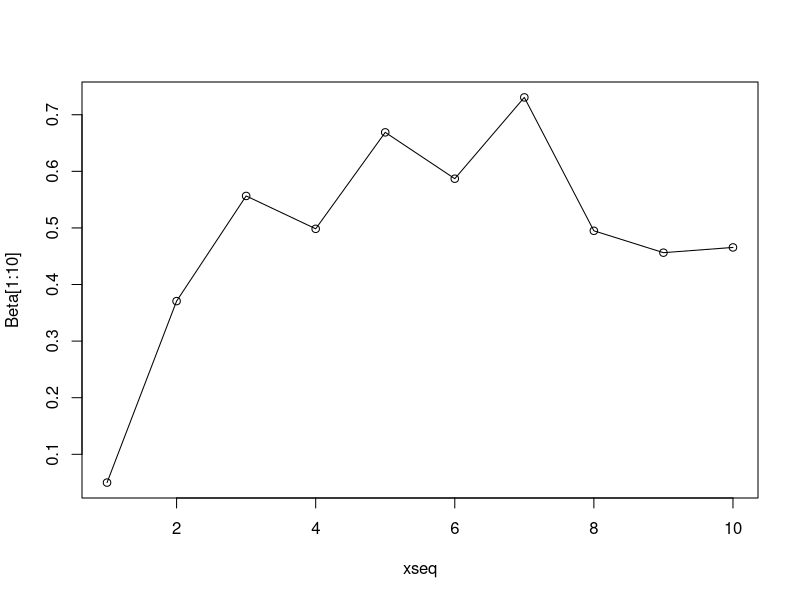
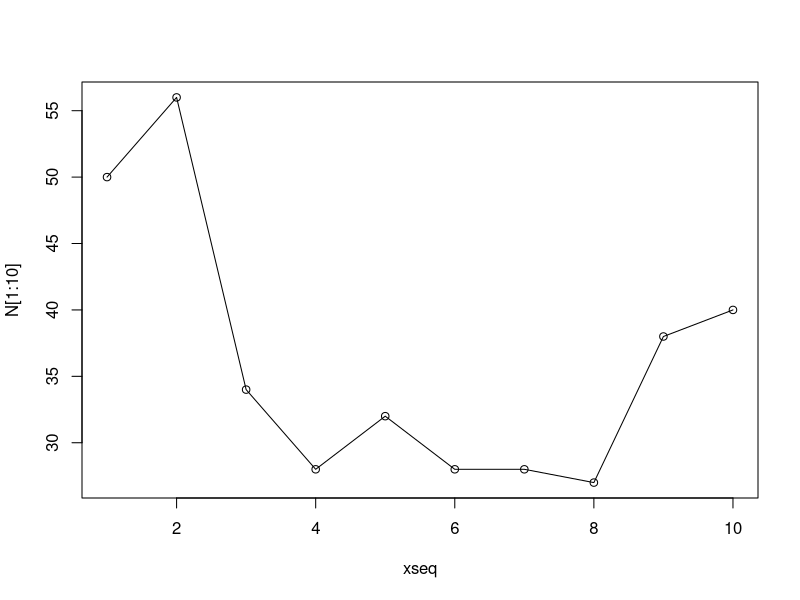

The R script that drew these images, in order:
Sample <- 10000

N<-rep(0,Sample)
Beta<-rep(0,Sample)
N[1] <- 50
Beta[1] <- 0.05

for (i in 2:Sample){
  N[i] <- rpois(1,25*(1-Beta[i-1])) + 20
  Beta[i] <- rbeta(1,21,N[i]-20+1)
}

xseq <- seq(1,10)
plot(xseq,Beta[1:10])
lines(xseq,Beta[1:10])
plot(xseq,N[1:10])
lines(xseq,N[1:10])

quantile(Beta[-c(1:1000)],c(0.05,0.95))

sum(N==20)/Sample



